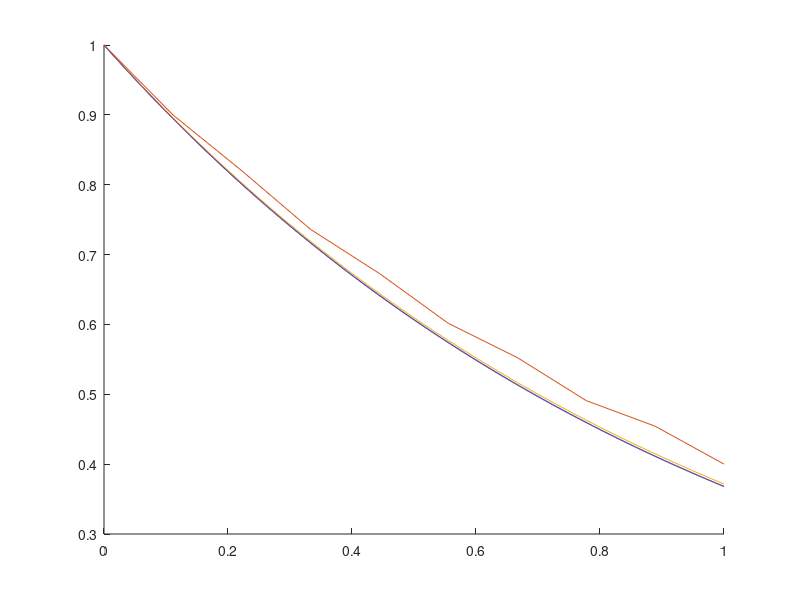

MATLAB code to generate this figure:
twostep = @(xk, xkminus1, l, tau) xkminus1 - 2 * tau * l * xk;
solution = @(t, l, x0) x0 * exp(-l*t);

lamb = 1.0;
x0 = 1.0;
tmin = 0.0;
tmax = 1.0;

hold on

grid = linspace(tmin, tmax, 1000);
y_soln = solution(grid, lamb, x0);
plot(grid, y_soln)

for n = [10, 100, 1000];
    grid = linspace(tmin, tmax, n);
    tau = 1/n;
    x1 = x0 - tau * lamb * x0;
    y_twostep = [x0 x1];
    for tk = grid(3:end)
        y_twostep(end+1) = twostep(y_twostep(end), y_twostep(end-1), lamb, tau);
    end
    plot(grid, y_twostep)
end
